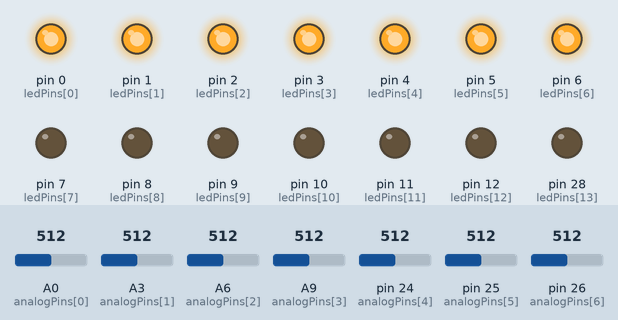
A sketch run on a simulated Teensy 4. On the bench: output pins drawn as LEDs (lit = HIGH). Inputs (shaded band) come from the test bench; at power-on: A0 (analogPins[0]) = 512, A3 (analogPins[1]) = 512, A6 (analogPins[2]) = 512, A9 (analogPins[3]) = 512, pin 24 (analogPins[4]) = 512, pin 25 (analogPins[5]) = 512, pin 26 (analogPins[6]) = 512. What the sketch prints to the serial monitor is not drawn.

Above: at 1.2 s.
1.3 s: A0 (analogPins[0]) set to 440
2.8 s: A0 (analogPins[0]) set to 411
At 3.6 s:
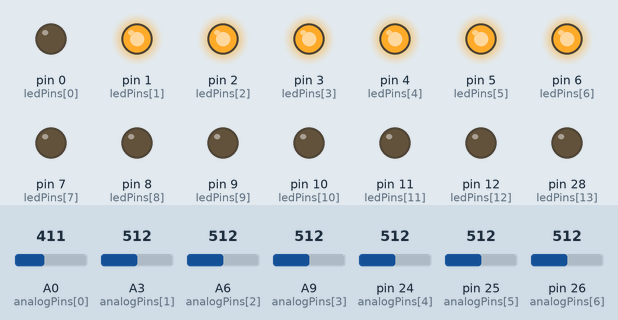
4.3 s: A3 (analogPins[1]) set to 436
5.8 s: A3 (analogPins[1]) set to 413
At 6.1 s:
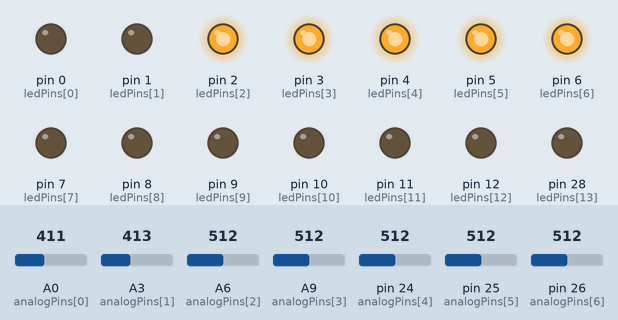
7.3 s: A6 (analogPins[2]) set to 437
8.8 s: A6 (analogPins[2]) set to 413
At 9.9 s:
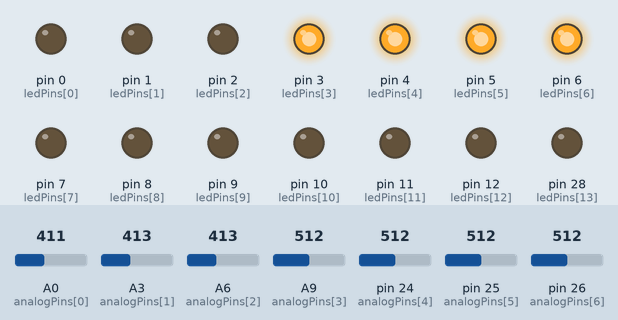
Timing chart, 0 to 11.3 s (numbered marks = the images above; inputs shaded):
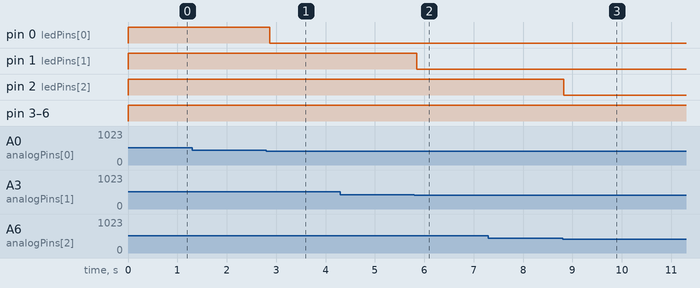

Measured:
- the behaviour switches between 425 and 424 on A0 (analogPins[0]) (found by bisection; images 0 and 1)
- the behaviour switches between 422 and 421 on A3 (analogPins[1]) (found by bisection; images 1 and 2)
- the behaviour switches between 422 and 421 on A6 (analogPins[2]) (found by bisection; images 2 and 3)
- after the input at 1.3 s, every drawn part: stays the same
- after the input at 2.8 s, pin 0 (ledPins[0]): HIGH → LOW after 0.07 s
- after the input at 4.3 s, every drawn part: stays the same
- after the input at 5.8 s, pin 1 (ledPins[1]): HIGH → LOW after 0.05 s
- after the input at 7.3 s, every drawn part: stays the same
- after the input at 8.8 s, pin 2 (ledPins[2]): HIGH → LOW at once

The sketch:

Forces_LEDs.ino
```cpp
const float Vcc = 3.3;  // Teensy ADC reference voltage (typically 3.3 V)

// Define analog pins and their names
const int analogPins[7] = {A0, A3, A6, A9, A10, A11, A12};
const int ledPins[] = {0, 1, 2, 3, 4, 5, 6, 7, 8, 9, 10, 11, 12, 28, 29, 33};
const char* analogNames[7] = {"A0", "A3", "A6", "A9", "A10", "A11", "A12"};

// Calibration equations: Force = slope * Vout + intercept
const float slope[7] = {
  233.257,   // A0
  298.334,   // A3
  243.102,   // A6
  297.801,   // A9
  602.777,   // A10
  622.299,   // A11
  435.190    // A12
};

const float intercept[7] = {
  -316.886,  // A0
  -403.587,  // A3
  -328.109,  // A6
  -403.681,  // A9
  -812.439,  // A10
  -841.463,  // A11
  -590.396   // A12
};

void setup() {
  Serial.begin(9600);  // Start serial communication

  // Set all LED pins as output
  for (int i = 0; i < sizeof(ledPins) / sizeof(ledPins[0]); i++) {
    pinMode(ledPins[i], OUTPUT);
  }
}

void loop() {
  float forces[7];

  for (int i = 0; i < 7; i++) {
    int raw = analogRead(analogPins[i]);
    float Vout = raw * (Vcc / 1023.0);
    float Force = slope[i] * Vout + intercept[i];

    // Adjust round-down cutoff: 4 N for A10, A11, A12; 2 N for others
    float threshold = (i >= 4) ? 4.5 : 2.5;
    if (Force < threshold) Force = 0.0;

    forces[i] = Force;

    // Serial output
    Serial.print(analogNames[i]);
    Serial.print(" - Raw: ");
    Serial.print(raw);
    Serial.print("\tVout: ");
    Serial.print(Vout, 3);
    Serial.print("\tForce: ");
    Serial.print(Force, 1);
    Serial.print(" N\t");
  }

  Serial.println();  // Newline after each complete scan

  // LED control logic based on each channel’s force
  digitalWrite(ledPins[0], forces[0] > 2.5 ? HIGH : LOW); // A0
  digitalWrite(ledPins[1], forces[1] > 2.5 ? HIGH : LOW); // A3
  digitalWrite(ledPins[2], forces[2] > 2.5 ? HIGH : LOW); // A6
  digitalWrite(ledPins[3], forces[3] > 2.5 ? HIGH : LOW); // A9
  digitalWrite(ledPins[4], forces[4] > 4.5 ? HIGH : LOW); // A10
  digitalWrite(ledPins[5], forces[5] > 4.5 ? HIGH : LOW); // A11
  digitalWrite(ledPins[6], forces[6] > 4.5 ? HIGH : LOW); // A12

  delay(100);  // 10 Hz sampling rate
}
```
